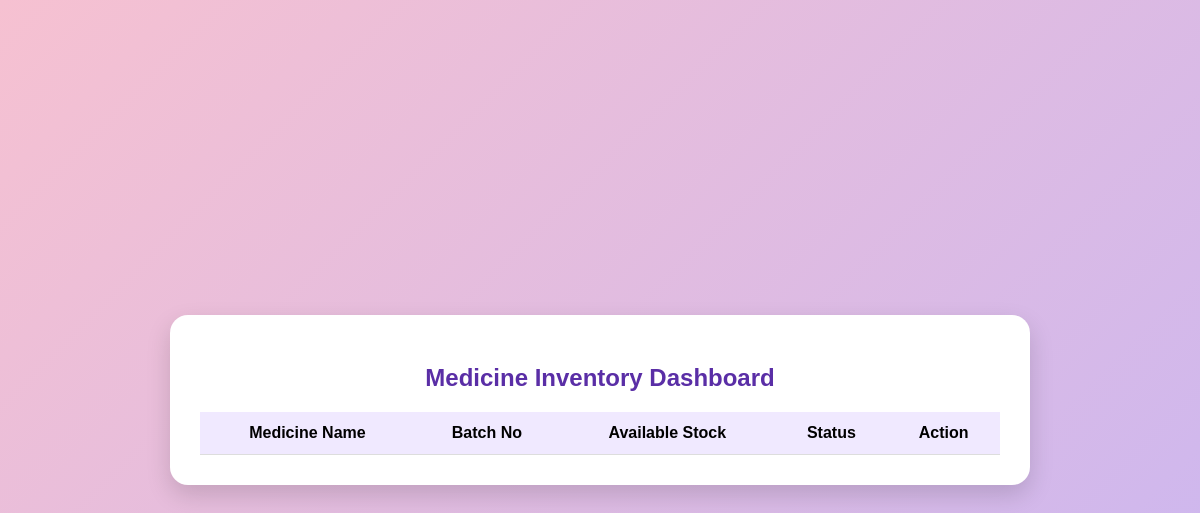
Page /operator/dashboard/ on the earlier database version.
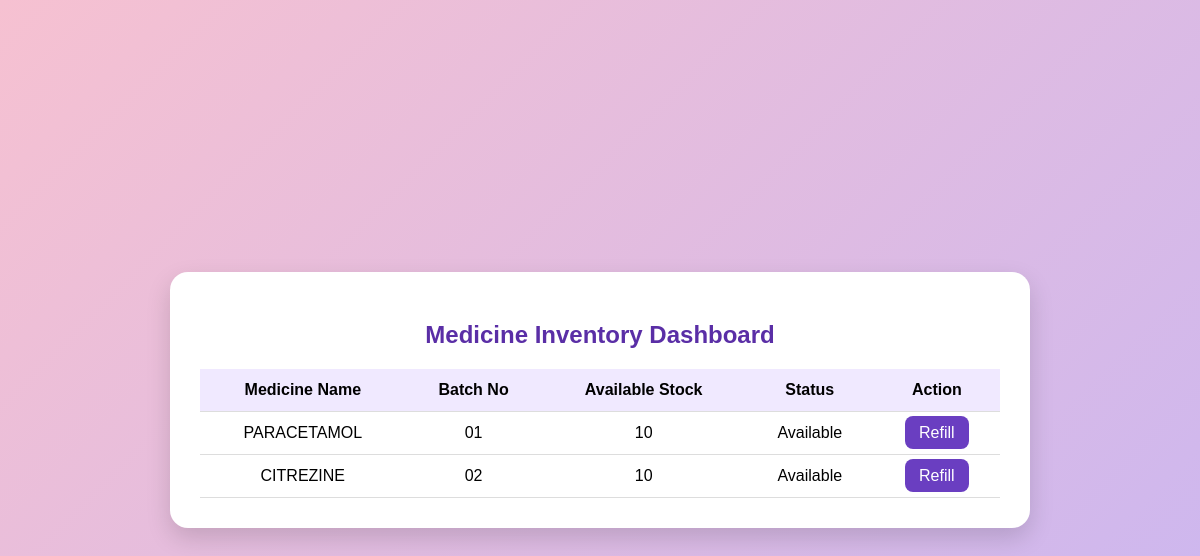
Same page on the later database version.
### inventory/models.py (models this page shows, shortened)
class Medicine(models.Model):
    name = models.CharField(max_length=100)
    batch_number = models.CharField(max_length=50)
    quantity = models.PositiveIntegerField()
    low_stock_threshold = models.PositiveIntegerField(default=10)
    last_refilled = models.DateTimeField(auto_now=True)
    def is_low_stock(self):
        return self.quantity <= self.low_stock_threshold

### inventory/views.py (the view)
# urls.py: path('operator/dashboard/', operator_dashboard, name='operator_dashboard'),
def operator_dashboard(request):
    medicines = Medicine.objects.all()
    low_stock_medicines = Medicine.objects.filter(
        quantity__lte=models.F('low_stock_threshold')
    )
    context = {
        'medicines': medicines,
        'low_stock_medicines': low_stock_medicines,
    }
    return render(request, 'inventory/operator_dashboard.html', context)

### inventory/templates/inventory/operator_dashboard.html
{% extends 'inventory/operator_base.html' %}
{% block content %}
<h2>Medicine Inventory Dashboard</h2>
<table>
    <tr>
        <th>Medicine Name</th>
        <th>Batch No</th>
        <th>Available Stock</th>
        <th>Status</th>
        <th>Action</th>
    </tr>
    {% for med in medicines %}
    <tr>
        <td>{{ med.name }}</td>
        <td>{{ med.batch_number }}</td>
        <td>{{ med.quantity }}</td>
        {% if med.is_low_stock %}
            <td class="low-stock">Low Stock</td>
        {% else %}
            <td>Available</td>
        {% endif %}
        <td>
            <a href="{% url 'refill_medicine' med.id %}" class="btn">
                Refill
            </a>
        </td>
    </tr>
    {% endfor %}
</table>
{% endblock %}

### inventory/templates/inventory/operator_base.html (shortened to what this page needs)
<!DOCTYPE html>
<html>
<head>
</head>
<body>
<div class="card">
    {% block content %}
    {% endblock %}
</div>
</body>
</html>

### inventory/templates/inventory/operator_base.html (style rules this page uses)
body { margin: 0; font-family: Arial, sans-serif; min-height: 100vh; background: linear-gradient(135deg, #f6c1d1, #c9b6f2); display: flex; justify-content: center; align-items: center; }
.card { background: white; width: 800px; padding: 30px; border-radius: 18px; box-shadow: 0 10px 25px rgba(0,0,0,0.15); }
h2 { text-align: center; color: #5a2ea6; margin-bottom: 20px; }
table { width: 100%; border-collapse: collapse; }
th, td { padding: 12px; text-align: center; border-bottom: 1px solid #ddd; }
th { background-color: #f0e9ff; }
.btn { background-color: #6a3ec1; color: white; padding: 8px 14px; border-radius: 8px; text-decoration: none; border: none; cursor: pointer; }

Differences in the rows shown:
added Medicine: name "PARACETAMOL", batch_number "01", quantity "10", low_stock_threshold "Available"
added Medicine: name "CITREZINE", batch_number "02", quantity "10", low_stock_threshold "Available"
